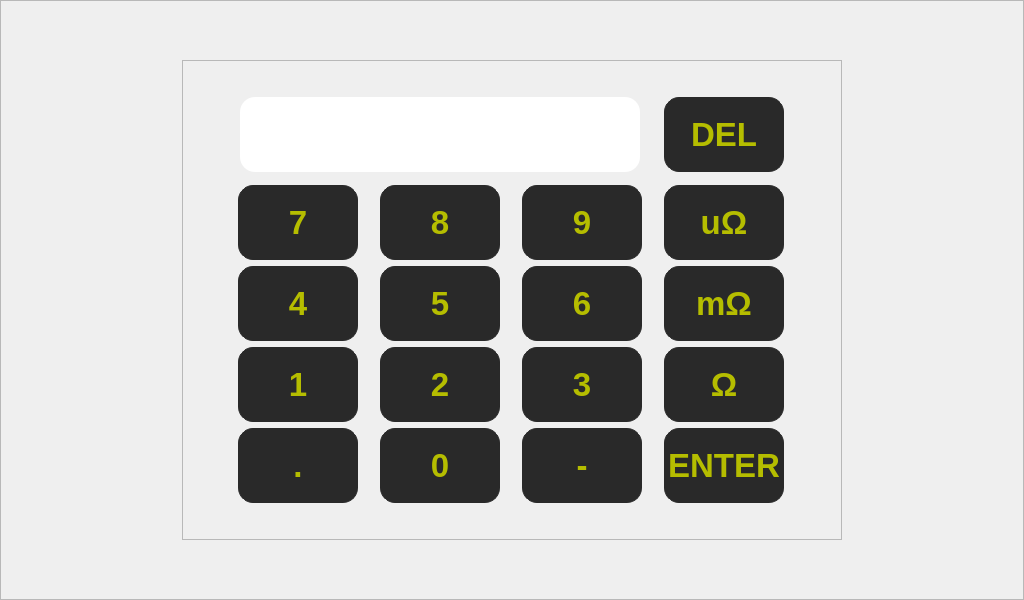
    <widget class="QFrame" name="keyboard">
     <property name="geometry">
      <rect>
       <x>0</x>
       <y>0</y>
       <width>1024</width>
       <height>600</height>
      </rect>
     </property>
     <property name="styleSheet">
      <string notr="true">QFrame {
	background-image: url(:/main/bg_larger.png);
};</string>
     </property>
     <property name="frameShape">
      <enum>QFrame::StyledPanel</enum>
     </property>
     <property name="frameShadow">
      <enum>QFrame::Raised</enum>
     </property>
     <widget class="QFrame" name="frame_15">
      <property name="geometry">
       <rect>
        <x>182</x>
        <y>60</y>
        <width>660</width>
        <height>480</height>
       </rect>
      </property>
      <property name="styleSheet">
       <string notr="true">QFrame {
	background: none;
	background-color: rgb(23, 23, 23);
	border-radius: 35px;
};</string>
      </property>
      <property name="frameShape">
       <enum>QFrame::StyledPanel</enum>
      </property>
      <property name="frameShadow">
       <enum>QFrame::Raised</enum>
      </property>
      <widget class="QWidget" name="verticalLayoutWidget_3">
       <property name="geometry">
        <rect>
         <x>40</x>
         <y>30</y>
         <width>581</width>
         <height>421</height>
        </rect>
       </property>
       <layout class="QVBoxLayout" name="verticalLayout_5">
        <item>
         <layout class="QGridLayout" name="gridLayout_11">
          <item row="0" column="0">
           <widget class="QPlainTextEdit" name="keyboard_field">
            <property name="minimumSize">
             <size>
              <width>400</width>
              <height>0</height>
             </size>
            </property>
            <property name="maximumSize">
             <size>
              <width>400</width>
              <height>75</height>
             </size>
            </property>
            <property name="font">
             <font>
              <pointsize>40</pointsize>
             </font>
            </property>
            <property name="styleSheet">
             <string notr="true">background-color: rgb(255, 255, 255);
border-radius: 15px;
padding-left: 15px;</string>
            </property>
            <property name="verticalScrollBarPolicy">
             <enum>Qt::ScrollBarAlwaysOff</enum>
            </property>
            <property name="horizontalScrollBarPolicy">
             <enum>Qt::ScrollBarAlwaysOff</enum>
            </property>
            <property name="plainText">
             <string/>
            </property>
           </widget>
          </item>
          <item row="0" column="1">
           <widget class="QPushButton" name="keyboard_del">
            <property name="enabled">
             <bool>true</bool>
            </property>
            <property name="minimumSize">
             <size>
              <width>120</width>
              <height>75</height>
             </size>
            </property>
            <property name="maximumSize">
             <size>
              <width>120</width>
              <height>75</height>
             </size>
            </property>
            <property name="font">
             <font>
              <pointsize>25</pointsize>
              <weight>75</weight>
              <bold>true</bold>
             </font>
            </property>
            <property name="styleSheet">
             <string notr="true">background-color: #292929;
color: #B5BD00;
border: 1px solid #292929;
border-radius: 15px;</string>
            </property>
            <property name="text">
             <string>DEL</string>
            </property>
            <property name="iconSize">
             <size>
              <width>25</width>
              <height>25</height>
             </size>
            </property>
           </widget>
          </item>
         </layout>
        </item>
        <item>
         <layout class="QGridLayout" name="gridLayout_4">
          <item row="0" column="2">
           <widget class="QPushButton" name="keyboard_9">
            <property name="enabled">
             <bool>true</bool>
            </property>
            <property name="minimumSize">
             <size>
              <width>120</width>
              <height>75</height>
             </size>
            </property>
            <property name="maximumSize">
             <size>
              <width>120</width>
              <height>75</height>
             </size>
            </property>
            <property name="font">
             <font>
              <pointsize>25</pointsize>
              <weight>75</weight>
              <bold>true</bold>
             </font>
            </property>
            <property name="styleSheet">
             <string notr="true">background-color: #292929;
color: #B5BD00;
border: 1px solid #292929;
border-radius: 15px;</string>
            </property>
            <property name="text">
             <string>9</string>
            </property>
            <property name="iconSize">
             <size>
              <width>25</width>
              <height>25</height>
             </size>
            </property>
           </widget>
          </item>
          <item row="1" column="0">
           <widget class="QPushButton" name="keyboard_4">
            <property name="enabled">
             <bool>true</bool>
            </property>
            <property name="minimumSize">
             <size>
              <width>120</width>
              <height>75</height>
             </size>
            </property>
            <property name="maximumSize">
             <size>
              <width>120</width>
              <height>75</height>
             </size>
            </property>
            <property name="font">
             <font>
              <pointsize>25</pointsize>
              <weight>75</weight>
              <bold>true</bold>
             </font>
            </property>
            <property name="styleSheet">
             <string notr="true">background-color: #292929;
color: #B5BD00;
border: 1px solid #292929;
border-radius: 15px;</string>
            </property>
            <property name="text">
             <string>4</string>
            </property>
            <property name="iconSize">
             <size>
              <width>25</width>
              <height>25</height>
             </size>
            </property>
           </widget>
          </item>
          <item row="3" column="3">
           <widget class="QPushButton" name="keyboard_enter">
            <property name="enabled">
             <bool>true</bool>
            </property>
            <property name="minimumSize">
             <size>
              <width>120</width>
              <height>75</height>
             </size>
            </property>
            <property name="maximumSize">
             <size>
              <width>120</width>
              <height>75</height>
             </size>
            </property>
            <property name="font">
             <font>
              <pointsize>25</pointsize>
              <weight>75</weight>
              <bold>true</bold>
             </font>
            </property>
            <property name="styleSheet">
             <string notr="true">background-color: #292929;
color: #B5BD00;
border: 1px solid #292929;
border-radius: 15px;</string>
            </property>
            <property name="text">
             <string>ENTER</string>
            </property>
            <property name="iconSize">
             <size>
              <width>25</width>
              <height>25</height>
             </size>
            </property>
           </widget>
          </item>
          <item row="2" column="1">
           <widget class="QPushButton" name="keyboard_2">
            <property name="enabled">
             <bool>true</bool>
            </property>
            <property name="minimumSize">
             <size>
              <width>120</width>
              <height>75</height>
             </size>
            </property>
            <property name="maximumSize">
             <size>
              <width>120</width>
              <height>75</height>
             </size>
            </property>
            <property name="font">
             <font>
              <pointsize>25</pointsize>
              <weight>75</weight>
              <bold>true</bold>
             </font>
            </property>
            <property name="styleSheet">
             <string notr="true">background-color: #292929;
color: #B5BD00;
border: 1px solid #292929;
border-radius: 15px;</string>
            </property>
            <property name="text">
             <string>2</string>
            </property>
            <property name="iconSize">
             <size>
              <width>25</width>
              <height>25</height>
             </size>
            </property>
           </widget>
          </item>
          <item row="1" column="1">
           <widget class="QPushButton" name="keyboard_5">
            <property name="enabled">
             <bool>true</bool>
            </property>
            <property name="minimumSize">
             <size>
              <width>120</width>
              <height>75</height>
             </size>
            </property>
            <property name="maximumSize">
             <size>
              <width>120</width>
              <height>75</height>
             </size>
            </property>
            <property name="font">
             <font>
              <pointsize>25</pointsize>
              <weight>75</weight>
              <bold>true</bold>
             </font>
            </property>
            <property name="styleSheet">
             <string notr="true">background-color: #292929;
color: #B5BD00;
border: 1px solid #292929;
border-radius: 15px;</string>
            </property>
            <property name="text">
             <string>5</string>
            </property>
            <property name="iconSize">
             <size>
              <width>25</width>
              <height>25</height>
             </size>
            </property>
           </widget>
          </item>
          <item row="0" column="1">
           <widget class="QPushButton" name="keyboard_8">
            <property name="enabled">
             <bool>true</bool>
            </property>
            <property name="minimumSize">
             <size>
              <width>120</width>
              <height>75</height>
             </size>
            </property>
            <property name="maximumSize">
             <size>
              <width>120</width>
              <height>75</height>
             </size>
            </property>
            <property name="font">
             <font>
              <pointsize>25</pointsize>
              <weight>75</weight>
              <bold>true</bold>
             </font>
            </property>
            <property name="styleSheet">
             <string notr="true">background-color: #292929;
color: #B5BD00;
border: 1px solid #292929;
border-radius: 15px;</string>
            </property>
            <property name="text">
             <string>8</string>
            </property>
            <property name="iconSize">
             <size>
              <width>25</width>
              <height>25</height>
             </size>
            </property>
           </widget>
          </item>
          <item row="2" column="3">
           <widget class="QPushButton" name="keyboard_ohm">
            <property name="enabled">
             <bool>true</bool>
            </property>
            <property name="minimumSize">
             <size>
              <width>120</width>
              <height>75</height>
             </size>
            </property>
            <property name="maximumSize">
             <size>
              <width>120</width>
              <height>75</height>
             </size>
            </property>
            <property name="font">
             <font>
              <pointsize>25</pointsize>
              <weight>75</weight>
              <bold>true</bold>
             </font>
            </property>
            <property name="styleSheet">
             <string notr="true">background-color: #292929;
color: #B5BD00;
border: 1px solid #292929;
border-radius: 15px;</string>
            </property>
            <property name="text">
             <string>Ω</string>
            </property>
            <property name="iconSize">
             <size>
              <width>25</width>
              <height>25</height>
             </size>
            </property>
           </widget>
          </item>
          <item row="0" column="3">
           <widget class="QPushButton" name="keyboard_micro">
            <property name="enabled">
             <bool>true</bool>
            </property>
            <property name="minimumSize">
             <size>
              <width>120</width>
              <height>75</height>
             </size>
            </property>
            <property name="maximumSize">
             <size>
              <width>120</width>
              <height>75</height>
             </size>
            </property>
            <property name="font">
             <font>
              <pointsize>25</pointsize>
              <weight>75</weight>
              <bold>true</bold>
             </font>
            </property>
            <property name="styleSheet">
             <string notr="true">background-color: #292929;
color: #B5BD00;
border: 1px solid #292929;
border-radius: 15px;</string>
            </property>
            <property name="text">
             <string>uΩ</string>
            </property>
            <property name="iconSize">
             <size>
              <width>25</width>
              <height>25</height>
             </size>
            </property>
           </widget>
          </item>
          <item row="0" column="0">
           <widget class="QPushButton" name="keyboard_7">
            <property name="enabled">
             <bool>true</bool>
            </property>
            <property name="minimumSize">
             <size>
              <width>120</width>
              <height>75</height>
             </size>
            </property>
            <property name="maximumSize">
             <size>
              <width>120</width>
              <height>75</height>
             </size>
            </property>
            <property name="font">
             <font>
              <pointsize>25</pointsize>
              <weight>75</weight>
              <bold>true</bold>
             </font>
            </property>
            <property name="styleSheet">
             <string notr="true">background-color: #292929;
color: #B5BD00;
border: 1px solid #292929;
border-radius: 15px;</string>
            </property>
            <property name="text">
             <string>7</string>
            </property>
            <property name="iconSize">
             <size>
              <width>25</width>
              <height>25</height>
             </size>
            </property>
           </widget>
          </item>
          <item row="1" column="2">
           <widget class="QPushButton" name="keyboard_6">
            <property name="enabled">
             <bool>true</bool>
            </property>
            <property name="minimumSize">
             <size>
              <width>120</width>
              <height>75</height>
             </size>
            </property>
            <property name="maximumSize">
             <size>
              <width>120</width>
              <height>75</height>
             </size>
            </property>
            <property name="font">
             <font>
              <pointsize>25</pointsize>
              <weight>75</weight>
              <bold>true</bold>
             </font>
            </property>
            <property name="styleSheet">
             <string notr="true">background-color: #292929;
color: #B5BD00;
border: 1px solid #292929;
border-radius: 15px;</string>
            </property>
            <property name="text">
             <string>6</string>
            </property>
            <property name="iconSize">
             <size>
              <width>25</width>
              <height>25</height>
             </size>
            </property>
           </widget>
          </item>
          <item row="2" column="2">
           <widget class="QPushButton" name="keyboard_3">
            <property name="enabled">
             <bool>true</bool>
            </property>
            <property name="minimumSize">
             <size>
              <width>120</width>
              <height>75</height>
             </size>
            </property>
            <property name="maximumSize">
             <size>
              <width>120</width>
              <height>75</height>
             </size>
            </property>
            <property name="font">
             <font>
              <pointsize>25</pointsize>
              <weight>75</weight>
              <bold>true</bold>
             </font>
            </property>
            <property name="styleSheet">
             <string notr="true">background-color: #292929;
color: #B5BD00;
border: 1px solid #292929;
border-radius: 15px;</string>
            </property>
            <property name="text">
             <string>3</string>
            </property>
            <property name="iconSize">
             <size>
              <width>25</width>
              <height>25</height>
             </size>
            </property>
           </widget>
          </item>
          <item row="2" column="0">
           <widget class="QPushButton" name="keyboard_1">
            <property name="enabled">
             <bool>true</bool>
            </property>
            <property name="minimumSize">
             <size>
              <width>120</width>
              <height>75</height>
             </size>
            </property>
            <property name="maximumSize">
             <size>
              <width>120</width>
              <height>75</height>
             </size>
            </property>
            <property name="font">
             <font>
              <pointsize>25</pointsize>
              <weight>75</weight>
              <bold>true</bold>
             </font>
            </property>
            <property name="styleSheet">
             <string notr="true">background-color: #292929;
color: #B5BD00;
border: 1px solid #292929;
border-radius: 15px;</string>
            </property>
            <property name="text">
             <string>1</string>
            </property>
            <property name="iconSize">
             <size>
              <width>25</width>
              <height>25</height>
             </size>
            </property>
           </widget>
          </item>
          <item row="1" column="3">
           <widget class="QPushButton" name="keyboard_mili">
            <property name="enabled">
             <bool>true</bool>
            </property>
            <property name="minimumSize">
             <size>
              <width>120</width>
              <height>75</height>
             </size>
            </property>
            <property name="maximumSize">
             <size>
              <width>120</width>
              <height>75</height>
             </size>
            </property>
            <property name="font">
             <font>
              <pointsize>25</pointsize>
              <weight>75</weight>
              <bold>true</bold>
             </font>
            </property>
            <property name="styleSheet">
             <string notr="true">background-color: #292929;
color: #B5BD00;
border: 1px solid #292929;
border-radius: 15px;</string>
            </property>
            <property name="text">
             <string>mΩ</string>
            </property>
            <property name="iconSize">
             <size>
              <width>25</width>
              <height>25</height>
             </size>
            </property>
           </widget>
          </item>
          <item row="3" column="2">
           <widget class="QPushButton" name="keyboard_minus">
            <property name="enabled">
             <bool>true</bool>
            </property>
            <property name="minimumSize">
             <size>
              <width>120</width>
              <height>75</height>
             </size>
            </property>
            <property name="maximumSize">
             <size>
              <width>120</width>
              <height>75</height>
             </size>
            </property>
            <property name="font">
             <font>
              <pointsize>25</pointsize>
              <weight>75</weight>
              <bold>true</bold>
             </font>
            </property>
            <property name="styleSheet">
             <string notr="true">background-color: #292929;
color: #B5BD00;
border: 1px solid #292929;
border-radius: 15px;</string>
            </property>
            <property name="text">
             <string>-</string>
            </property>
            <property name="iconSize">
             <size>
              <width>25</width>
              <height>25</height>
             </size>
            </property>
           </widget>
          </item>
          <item row="3" column="0">
           <widget class="QPushButton" name="keyboard_dot">
            <property name="enabled">
             <bool>true</bool>
            </property>
            <property name="minimumSize">
             <size>
              <width>120</width>
              <height>75</height>
             </size>
            </property>
            <property name="maximumSize">
             <size>
              <width>120</width>
              <height>75</height>
             </size>
            </property>
            <property name="font">
             <font>
              <pointsize>25</pointsize>
              <weight>75</weight>
              <bold>true</bold>
             </font>
            </property>
            <property name="styleSheet">
             <string notr="true">background-color: #292929;
color: #B5BD00;
border: 1px solid #292929;
border-radius: 15px;</string>
            </property>
            <property name="text">
             <string>.</string>
            </property>
            <property name="iconSize">
             <size>
              <width>25</width>
              <height>25</height>
             </size>
            </property>
           </widget>
          </item>
          <item row="3" column="1">
           <widget class="QPushButton" name="keyboard_0">
            <property name="enabled">
             <bool>true</bool>
            </property>
            <property name="minimumSize">
             <size>
              <width>120</width>
              <height>75</height>
             </size>
            </property>
            <property name="maximumSize">
             <size>
              <width>120</width>
              <height>75</height>
             </size>
            </property>
            <property name="font">
             <font>
              <pointsize>25</pointsize>
              <weight>75</weight>
              <bold>true</bold>
             </font>
            </property>
            <property name="styleSheet">
             <string notr="true">background-color: #292929;
color: #B5BD00;
border: 1px solid #292929;
border-radius: 15px;</string>
            </property>
            <property name="text">
             <string>0</string>
            </property>
            <property name="iconSize">
             <size>
              <width>25</width>
              <height>25</height>
             </size>
            </property>
           </widget>
          </item>
         </layout>
        </item>
       </layout>
      </widget>
     </widget>
    </widget>
